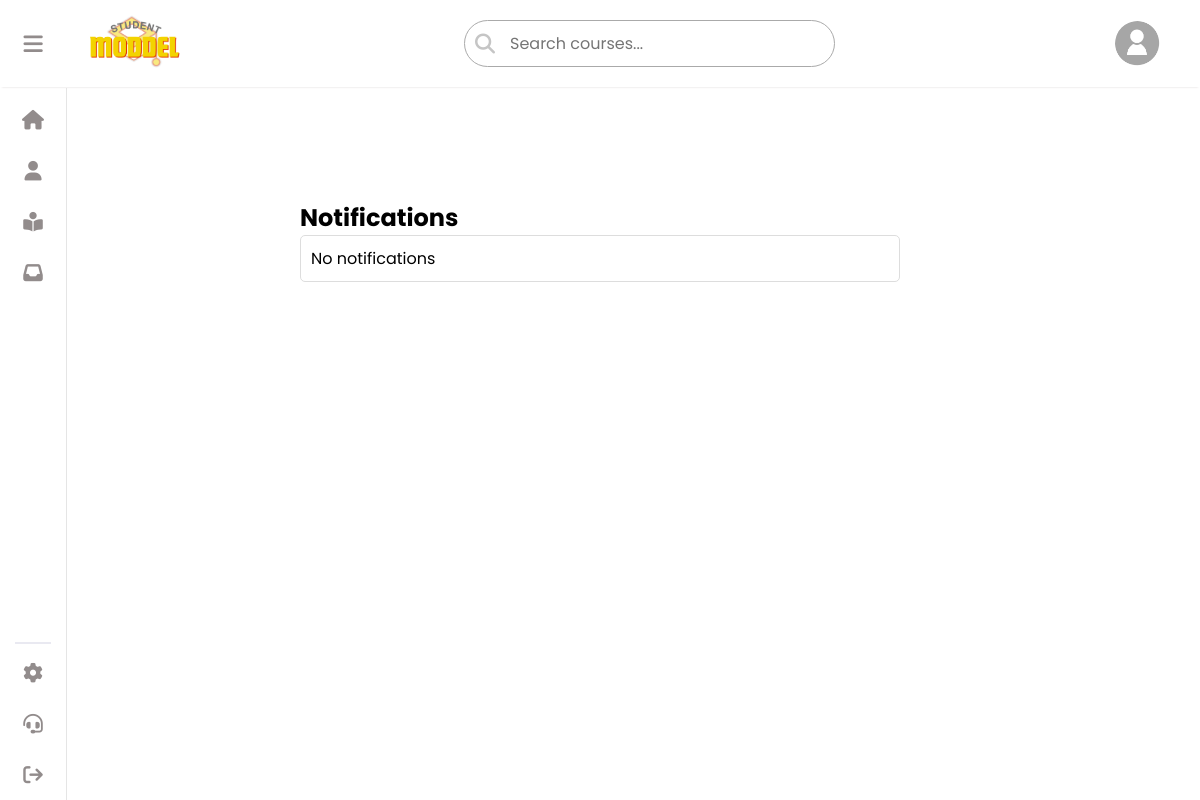
The page /notifications/ (signed in) on the database as committed earlier.
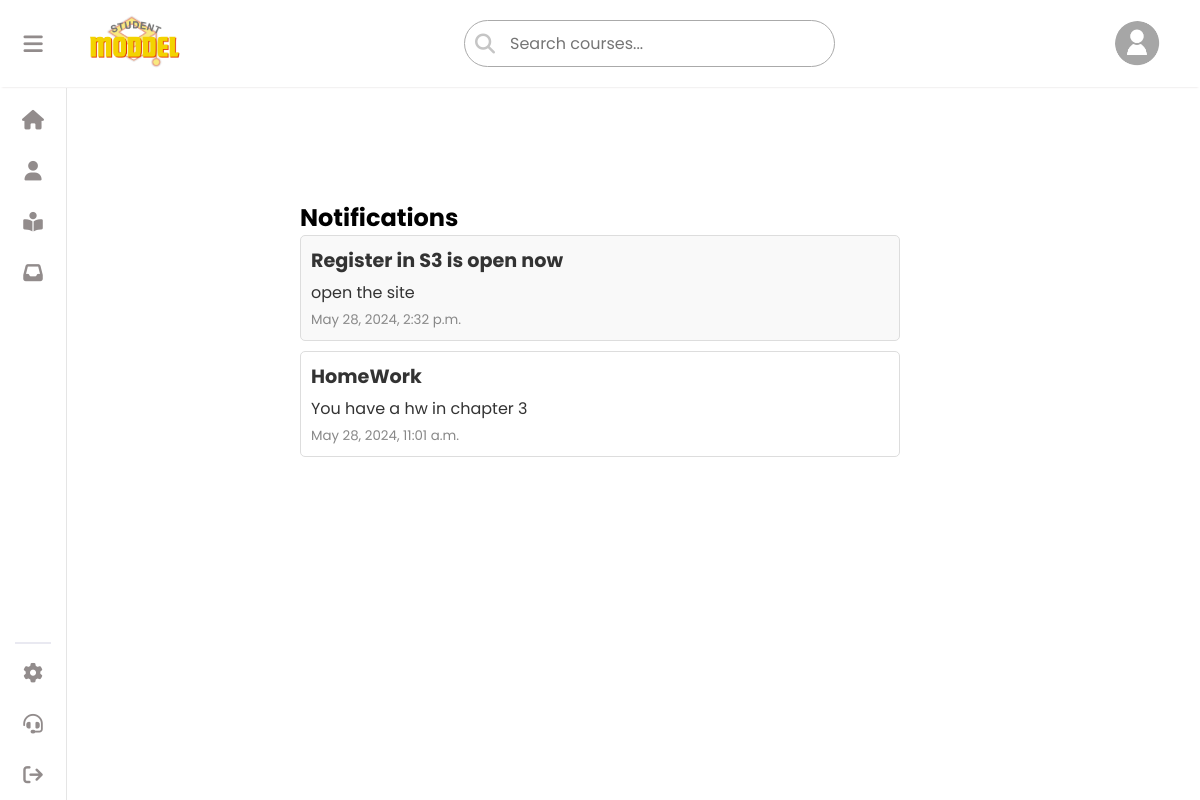
The same page on the database as committed later.
### crud/models.py (models this page shows, shortened)
class Notification(models.Model):
    title = models.CharField(max_length=255)
    message = models.TextField()
    created_at = models.DateTimeField(auto_now_add=True)
    is_read = models.BooleanField(default=False)
    user = models.ForeignKey(User, on_delete=models.CASCADE)

### crud/views.py (the view)
# urls.py: path('notifications/', views.notifications_list, name='notifications'),
@login_required
def notifications_list(request):
    userl = request.user
    print(f'Logged-in user: {userl}')
    student = Student.objects.filter(user=userl).first()
    notifications = Notification.objects.filter(user=request.user).order_by('-created_at')
    return render(request, 'notifications.html', {'notifications': notifications,'student': student})

### crud/templates/notifications.html (shortened to what this page needs)
<!DOCTYPE html>
<html lang="en">
<head>
    {% load static %}
    <link rel="stylesheet" type="text/css" href="{% static 'css/style.css' %}">
    <link rel="stylesheet" href="https://cdnjs.cloudflare.com/ajax/libs/font-awesome/6.5.1/css/all.min.css"
 />
</head>
<body>
    {% include "aside.html" %}
    <div class="container">
        <h2>Notifications</h2>
        <ul class="notifications-list">
            {% for notification in notifications %}
            <li class="{% if not notification.is_read %}unread{% endif %}">
                <a href="{% url 'mark_as_read' notification.id %}">
                    <h3>{{ notification.title }}</h3>
                    <p>{{ notification.message }}</p>
                    <small>{{ notification.created_at }}</small>
                </a>
            </li>
            {% empty %}
            <li>No notifications</li>
            {% endfor %}
        </ul>
    </div>
</body>
</html>

Rows that differ between the two databases and show on the page:
added Notification: title "Register in S3 is open now", message "open the site", created_at "May 28, 2024, 2:32 p.m.", is_read False (drawn)
added Notification: title "HomeWork", message "You have a hw in chapter 3", created_at "May 28, 2024, 11:01 a.m.", is_read True (drawn)
Other text that changed with them:
text no longer shown: "No notifications"
